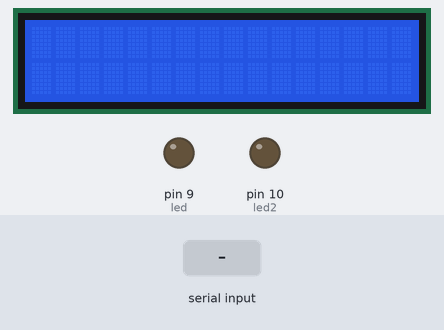
A sketch run on a simulated Arduino Uno, built with avr-gcc and run on an emulated ATmega328P. Parts: 16×2 character LCD, output pins drawn as LEDs (lit = HIGH). The inputs (shaded band) are chosen by the test bench. What the sketch prints to the serial monitor is not drawn.

Above: at 1.2 s.
1.3 s: "on\n" received over Serial
At 2.2 s:
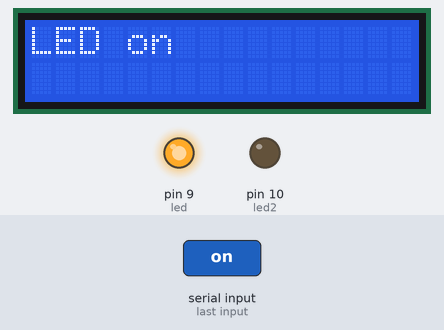
2.8 s: "off\n" received over Serial
At 3.4 s:
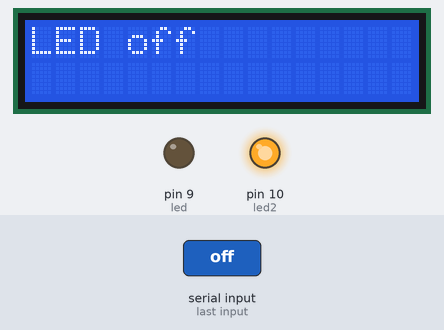
Timing chart, 0 to 5.8 s (numbered marks = the images above; inputs shaded):
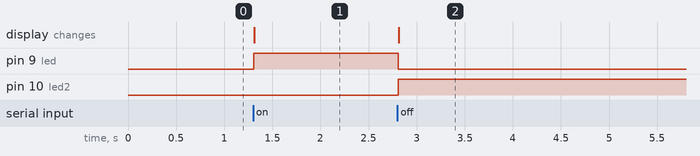

The sketch:

Demo.ino
```cpp
#include <Wire.h>
#include <LiquidCrystal_I2C.h>

LiquidCrystal_I2C lcd(0x27, 16, 2);
int led = 9;
int led2 = 10;

void setup()
{
  Serial.begin(9600);
  lcd.begin();
  lcd.backlight();
  pinMode(led,OUTPUT);
  pinMode(led2,OUTPUT);
}
String incomingByte ;
void loop()
{
    if (Serial.available() > 0) {

    incomingByte = Serial.readStringUntil('\n');

    if (incomingByte == "on") {
        lcd.clear();
        digitalWrite(led,HIGH);
        digitalWrite(led2,LOW);
        Serial.write("Led on");
        lcd.setCursor(0,0);
        lcd.print("LED on");
    }
    else if (incomingByte == "off") {
      lcd.clear();
      digitalWrite(led,LOW);
      digitalWrite(led2,HIGH);
      Serial.write("Led off");
      lcd.setCursor(0,0);
      lcd.print("LED off");
    }
    else {
       Serial.write("invald input");
    }
  }
}
```

Measured:
- after the input at 1.3 s, pin 9 (led): LOW → HIGH at once; the display: changes at once (image 1)
- after the input at 2.8 s, pin 9 (led): HIGH → LOW at once; pin 10 (led2): LOW → HIGH at once; the display: changes at once (image 2)
